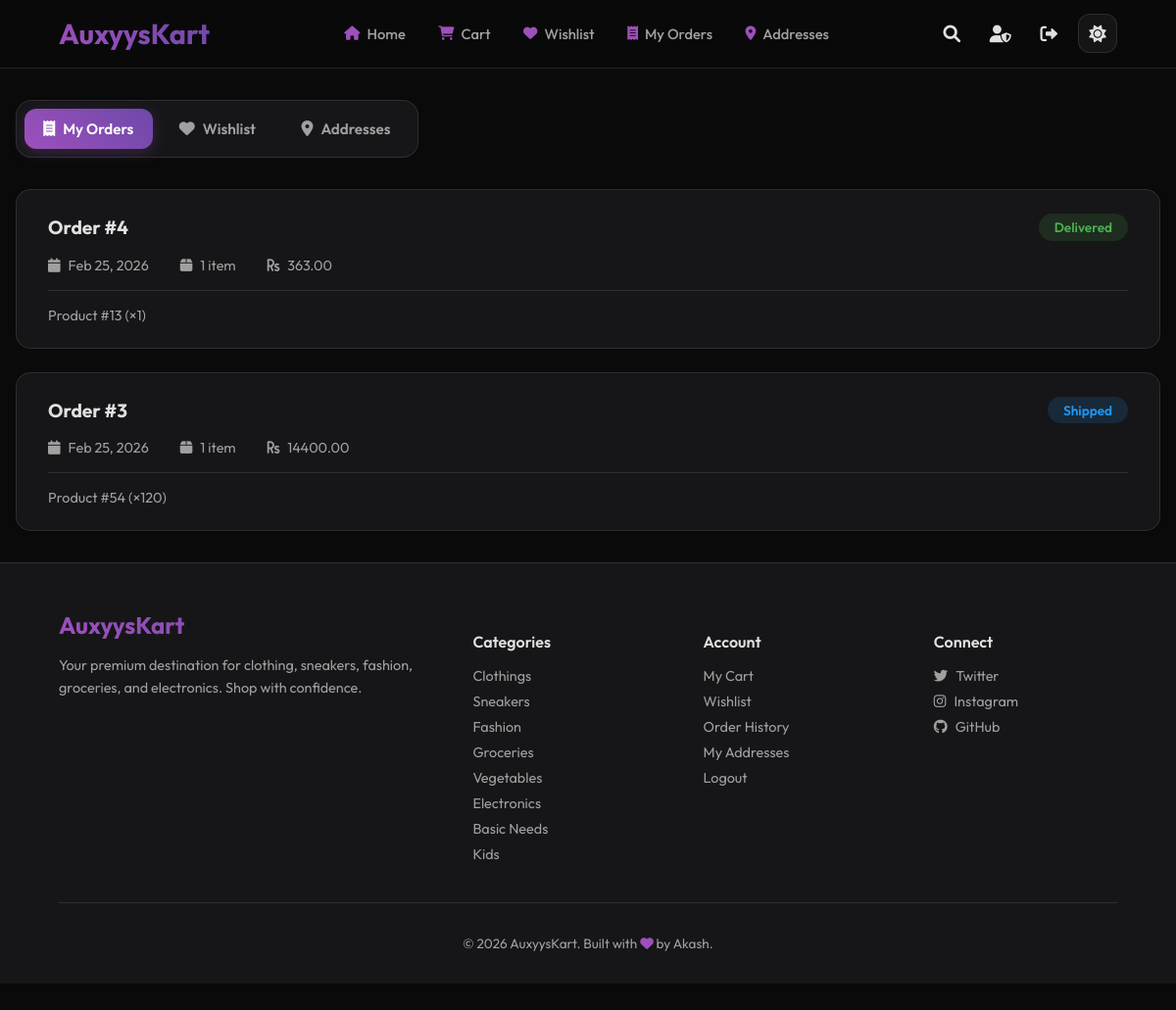
/orders (signed in), run on the app's committed database.
### app/models/order.py (models this page shows, shortened)
class Order(db.Model):
    __tablename__ = 'orders'
    id = db.Column(db.Integer, primary_key=True)
    user_id = db.Column(db.Integer, db.ForeignKey('users.id'), nullable=False)
    order_date = db.Column(db.DateTime, nullable=False, default=datetime.utcnow)
    status = db.Column(db.String(20), nullable=False, default='Pending')
    total_amount = db.Column(db.Float, nullable=False)
    shipping_address = db.Column(db.Text, nullable=True)
    items = db.relationship('OrderItem', backref='order', lazy=True)

class OrderItem(db.Model):
    __tablename__ = 'order_items'
    id = db.Column(db.Integer, primary_key=True)
    order_id = db.Column(db.Integer, db.ForeignKey('orders.id'), nullable=False)
    product_id = db.Column(db.Integer, db.ForeignKey('products.id'), nullable=False)
    quantity = db.Column(db.Integer, nullable=False)
    price = db.Column(db.Float, nullable=False)

### app/shop/routes.py (the view)
@shop.route("/orders")
@login_required
def order_history():
    orders = Order.query.filter_by(user_id=current_user.id)\
        .order_by(Order.order_date.desc()).all()
    return render_template('shop/orders.html', orders=orders)

### app/templates/shop/orders.html (shortened to what this page needs)
{% extends "base.html" %}
{% block content %}
{% include "shop/_account_tabs.html" %}
{% if orders %}
    {% for order in orders %}
    <div class="order-card" style="--delay: {{ loop.index0 * 0.1 }}s;">
        <div class="order-top">
            <span class="order-id">Order #{{ order.id }}</span>
            <span class="order-status status-{{ order.status|lower }}">{{ order.status }}</span>
        </div>
        <div class="order-meta">
            <span><i class="fas fa-calendar"></i> {{ order.order_date.strftime('%b %d, %Y') }}</span>
            <span><i class="fas fa-box"></i> {{ order.items|length }} item{{ 's' if order.items|length != 1 }}</span>
            <span><i class="fas fa-rupee-sign"></i> {{ "%.2f"|format(order.total_amount) }}</span>
        </div>
        <div class="order-items-preview">
            {% for item in order.items[:3] %}
                Product #{{ item.product_id }} (×{{ item.quantity }}){{ ', ' if not loop.last }}
            {% endfor %}
        </div>
    </div>
    {% endfor %}
{% endif %}
{% endblock %}

### app/templates/base.html (style rules this page uses)
:root { --bg-dark: #0a0a0b; --surface-dark: #161618; --surface-hover: #1e1e21; --accent-primary: #9d50bb; --accent-secondary: #6e48aa; --accent-glow: rgba(157, 80, 187, 0.25); --text-main: #e0e0e0; --text-muted: #a0a0a0; --glass-bg: rgba(255, 255, 255, 0.05); --glass-border: rgba(255, 255, 255, 0.1); --success: #4caf50; --danger: #f44336; --warning: #ff9800; --info: #2196f3; }
* { box-sizing: border-box; }
body { background-color: var(--bg-dark); color: var(--text-main); font-family: 'Outfit', sans-serif; margin: 0; padding: 0; overflow-x: hidden; min-height: 100vh; display: flex; flex-direction: column; transition: background-color 0.3s ease, color 0.3s ease; }
html { scroll-behavior: smooth; }

### app/templates/shop/orders.html (style rules this page uses)
.order-card { background: var(--surface-dark); border: 1px solid var(--glass-border); border-radius: 15px; padding: 1.5rem 2rem; margin-bottom: 1.5rem; transition: all 0.3s ease; animation: fadeUp 0.4s ease; }
.order-card[style] { animation-delay: var(--delay, 0s); }
.order-top { display: flex; justify-content: space-between; align-items: center; margin-bottom: 1rem; }
.order-id { font-size: 1.2rem; font-weight: 700; }
.order-status { padding: 0.3rem 1rem; border-radius: 20px; font-size: 0.85rem; font-weight: 600; }
.status-shipped { background: rgba(33, 150, 243, 0.15); color: #2196f3; }
.status-delivered { background: rgba(76, 175, 80, 0.15); color: #4caf50; }
.order-meta { display: flex; gap: 2rem; color: var(--text-muted); font-size: 0.9rem; }
.order-meta span i { margin-right: 5px; }
.order-items-preview { margin-top: 1rem; padding-top: 1rem; border-top: 1px solid var(--glass-border); color: var(--text-muted); font-size: 0.9rem; }

### data on the page
Order: id "4", status "Delivered", order_date "Feb 25, 2026", items|length "1", total_amount "363.00"
OrderItem: product_id "13", quantity "1"
Order: id "3", status "Shipped", order_date "Feb 25, 2026", items|length "1", total_amount "14400.00"
OrderItem: product_id "54", quantity "120"
